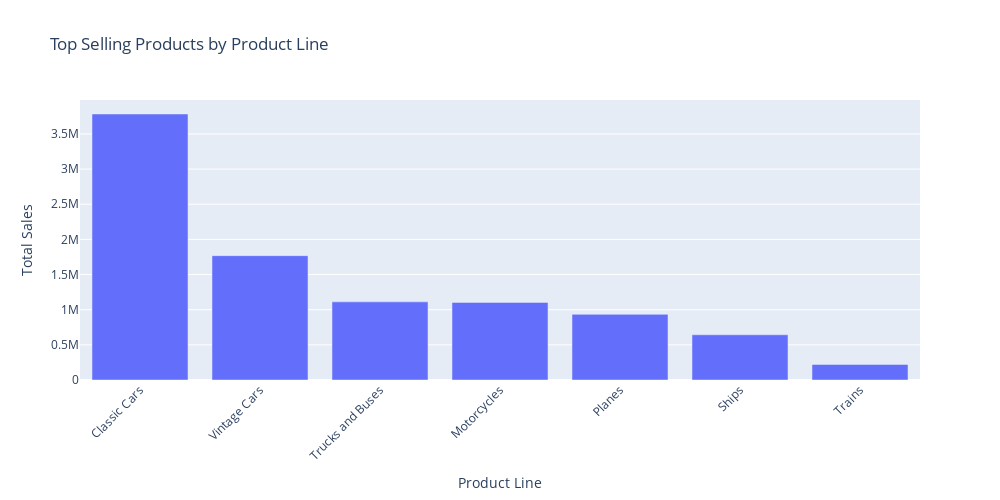

Notebook code cell kept with this figure:
### Code cell
# Create an interactive bar chart with a specified width and height
fig = px.bar(top_selling, x='ProductLine', y='Sales', title='Top Selling Products by Product Line',
             labels={'Sales': 'Total Sales', 'ProductLine': 'Product Line'},
             width=1000, height=500)  # Set width and height as per your preference

# Customize the layout if needed
fig.update_layout(xaxis=dict(tickangle=-45))

# Show the plot
fig.show()

### Figure 1 — Plotly figure (JSON) as saved in the notebook; plotly's stock layout.template omitted (floating-point values rounded to 4 significant figures)
{"data": [{"alignmentgroup": "True", "hovertemplate": "Product Line=%{x}<br>Total Sales=%{y}<extra></extra>", "legendgroup": "", "marker": {"color": "#636efa", "pattern": {"shape": ""}}, "name": "", "offsetgroup": "", "orientation": "v", "showlegend": false, "textposition": "auto", "type": "bar", "x": ["Classic Cars", "Vintage Cars", "Trucks and Buses", "Motorcycles", "Planes", "Ships", "Trains"], "xaxis": "x", "y": [3784000.0, 1769000.0, 1112000.0, 1104000.0, 933900.0, 643400.0, 221200.0], "yaxis": "y"}], "layout": {"barmode": "relative", "height": 500, "legend": {"tracegroupgap": 0}, "title": {"text": "Top Selling Products by Product Line"}, "width": 1000, "xaxis": {"anchor": "y", "domain": [0, 1], "tickangle": -45, "title": {"text": "Product Line"}}, "yaxis": {"anchor": "x", "domain": [0, 1], "title": {"text": "Total Sales"}}}}
